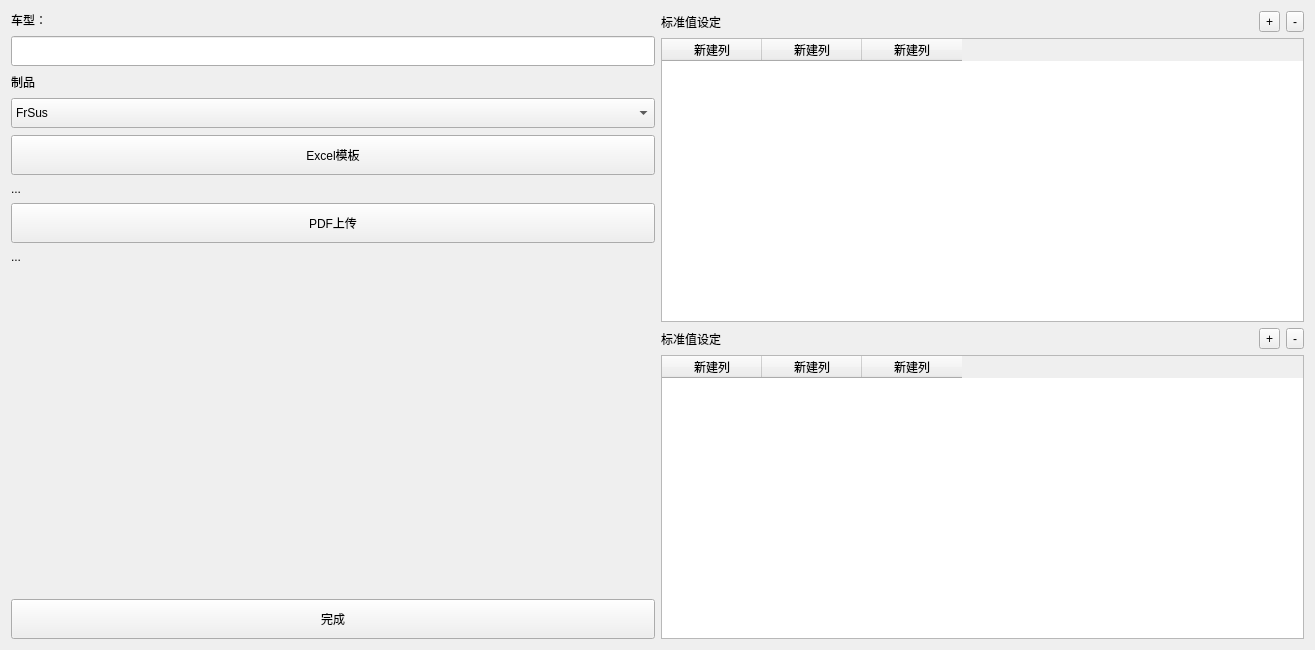
<?xml version="1.0" encoding="UTF-8"?>
<ui version="4.0">
 <class>ProductRegistrationWidget</class>
 <widget class="QWidget" name="ProductRegistrationWidget">
  <property name="geometry">
   <rect>
    <x>0</x>
    <y>0</y>
    <width>1315</width>
    <height>650</height>
   </rect>
  </property>
  <property name="windowTitle">
   <string>Form</string>
  </property>
  <layout class="QHBoxLayout" name="horizontalLayout_3">
   <item>
    <layout class="QVBoxLayout" name="verticalLayout_4">
     <property name="spacing">
      <number>7</number>
     </property>
     <property name="sizeConstraint">
      <enum>QLayout::SetDefaultConstraint</enum>
     </property>
     <item>
      <widget class="QLabel" name="label_2">
       <property name="text">
        <string>车型：</string>
       </property>
      </widget>
     </item>
     <item>
      <widget class="QLineEdit" name="lineEdit">
       <property name="minimumSize">
        <size>
         <width>0</width>
         <height>30</height>
        </size>
       </property>
      </widget>
     </item>
     <item>
      <widget class="QLabel" name="label_3">
       <property name="text">
        <string>制品</string>
       </property>
      </widget>
     </item>
     <item>
      <widget class="QComboBox" name="comboBox">
       <property name="minimumSize">
        <size>
         <width>0</width>
         <height>30</height>
        </size>
       </property>
       <item>
        <property name="text">
         <string>FrSus</string>
        </property>
       </item>
       <item>
        <property name="text">
         <string>RrSus</string>
        </property>
       </item>
      </widget>
     </item>
     <item>
      <widget class="QPushButton" name="pushButton_2">
       <property name="minimumSize">
        <size>
         <width>150</width>
         <height>40</height>
        </size>
       </property>
       <property name="text">
        <string>Excel模板</string>
       </property>
      </widget>
     </item>
     <item>
      <widget class="QLabel" name="label_4">
       <property name="text">
        <string>...</string>
       </property>
      </widget>
     </item>
     <item>
      <widget class="QPushButton" name="pushButton">
       <property name="minimumSize">
        <size>
         <width>150</width>
         <height>40</height>
        </size>
       </property>
       <property name="text">
        <string>PDF上传</string>
       </property>
      </widget>
     </item>
     <item>
      <widget class="QLabel" name="label_5">
       <property name="text">
        <string>...</string>
       </property>
      </widget>
     </item>
     <item>
      <spacer name="verticalSpacer">
       <property name="orientation">
        <enum>Qt::Vertical</enum>
       </property>
       <property name="sizeHint" stdset="0">
        <size>
         <width>20</width>
         <height>40</height>
        </size>
       </property>
      </spacer>
     </item>
     <item>
      <widget class="QPushButton" name="pushButton_3">
       <property name="minimumSize">
        <size>
         <width>0</width>
         <height>40</height>
        </size>
       </property>
       <property name="text">
        <string>完成</string>
       </property>
      </widget>
     </item>
    </layout>
   </item>
   <item>
    <layout class="QVBoxLayout" name="verticalLayout_3">
     <item>
      <layout class="QVBoxLayout" name="verticalLayout">
       <item>
        <layout class="QHBoxLayout" name="horizontalLayout">
         <item>
          <widget class="QLabel" name="label">
           <property name="text">
            <string>标准值设定</string>
           </property>
          </widget>
         </item>
         <item>
          <widget class="QToolButton" name="toolButton">
           <property name="text">
            <string>+</string>
           </property>
          </widget>
         </item>
         <item>
          <widget class="QToolButton" name="toolButton_2">
           <property name="text">
            <string>-</string>
           </property>
          </widget>
         </item>
        </layout>
       </item>
       <item>
        <widget class="QTableWidget" name="tableWidget">
         <column>
          <property name="text">
           <string>新建列</string>
          </property>
         </column>
         <column>
          <property name="text">
           <string>新建列</string>
          </property>
         </column>
         <column>
          <property name="text">
           <string>新建列</string>
          </property>
         </column>
        </widget>
       </item>
      </layout>
     </item>
     <item>
      <layout class="QVBoxLayout" name="verticalLayout_2">
       <item>
        <layout class="QHBoxLayout" name="horizontalLayout_2">
         <item>
          <widget class="QLabel" name="label_6">
           <property name="text">
            <string>标准值设定</string>
           </property>
          </widget>
         </item>
         <item>
          <widget class="QToolButton" name="toolButton_3">
           <property name="text">
            <string>+</string>
           </property>
          </widget>
         </item>
         <item>
          <widget class="QToolButton" name="toolButton_4">
           <property name="text">
            <string>-</string>
           </property>
          </widget>
         </item>
        </layout>
       </item>
       <item>
        <widget class="QTableWidget" name="tableWidget_2">
         <column>
          <property name="text">
           <string>新建列</string>
          </property>
         </column>
         <column>
          <property name="text">
           <string>新建列</string>
          </property>
         </column>
         <column>
          <property name="text">
           <string>新建列</string>
          </property>
         </column>
        </widget>
       </item>
      </layout>
     </item>
    </layout>
   </item>
  </layout>
 </widget>
 <resources/>
 <connections/>
</ui>
